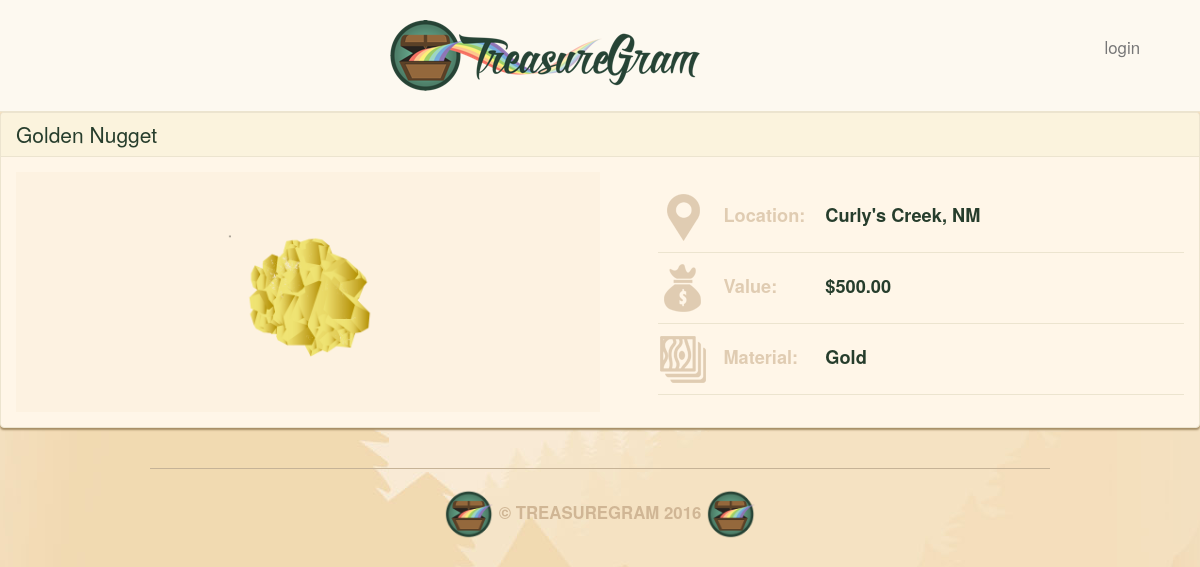
Page /7/ on the committed database.
### main_app/models.py (models this page shows, shortened)
class Treasure(models.Model):
        user = models.ForeignKey(User)
        name = models.CharField(max_length=100)
        value = models.DecimalField(max_digits=10,
                                    decimal_places=2)
        material = models.CharField(max_length=100)
        location = models.CharField(max_length=100)
        image = models.ImageField(upload_to='treasure_images',
                                    default='media/default.png')
        likes = models.IntegerField(default=0)

### main_app/views.py (the view)
# urls.py: url(r'^([0-9]+)/$', views.detail, name = 'detail'),
def detail(request, treasure_id):
    treasure = Treasure.objects.get(id=treasure_id)
    return render(request, 'detail.html', {'treasure': treasure})

### main_app/templates/detail.html
{% extends 'base.html' %}
{% load staticfiles %}
{% block content %}
  <div class="treasure panel panel-default">
    <div class="panel-heading">
      <h3 class="panel-title">{{ treasure.name }}</h3>
    </div>
    <div class="panel-body">
      <div class="treasure-photo-detail">
        <img src="{{ treasure.image.url }}" height="200">
      </div>
      <table class="treasure-table">
        <tr>
          <th>
            <img src="{% static "images/location-icon.png" %}" alt="Location Icon">
            Location:
          </th>
          <td>{{ treasure.location }}</td>
        </tr>
        <tr>
          <th>
            <img src="{% static "images/value-icon.png" %}" alt="Value Icon">
            Value:
          </th>
          <td>${{ treasure.value }}</td>
        </tr>
        <tr>
          <th>
            <img src="{% static "images/material-icon.png" %}" alt="Material Icon">
            Material:
          </th>
          <td>{{ treasure.material }}</td>
        </tr>
      </table>
    </div>
  </div>
{% endblock %}

### main_app/static/css/style.css (style rules this page uses)
body { background: #f3e1c5 url(../images/brand-bg.jpg) no-repeat center top; color: #263d2c; }
.panel { background: #fff6e8; border-color: #ece4cf; box-shadow: 0 2px 2px #a58d65; }
.panel-default .panel-heading { background: #fbf3dd; border-color: #ece4cf; }
.panel-body { position: relative; }
.panel-title { font-size: 1.5em; color: #263d2c; }
.treasure { margin-bottom: 20px; }
.treasure:last-child { margin-bottom: 0; }
.treasure-photo-detail { background: #fdf2e1; float: left; margin-right: 5%; padding: 20px; position: relative; text-align: center; width: 50%; }
.treasure-table { float: left; margin-top: 10px; width: 45%; }
.treasure-table img { margin-right: 10px; }
.treasure-table tr { border-bottom: 1px solid #ece4cf; }
.treasure-table td, .treasure-table th { font-weight: bold; font-size: 1.3em; padding-bottom: 10px; padding-top: 10px; vertical-align: baseline; }
.treasure-table th { color: #e0ccb2; white-space: nowrap; }
.treasure-table td:last-child { padding-left: 20px; width: 100%; }

### rows in the picture
Treasure: name "Golden Nugget", image (picture), location "Curly's Creek, NM", value "500.00", material "Gold"
